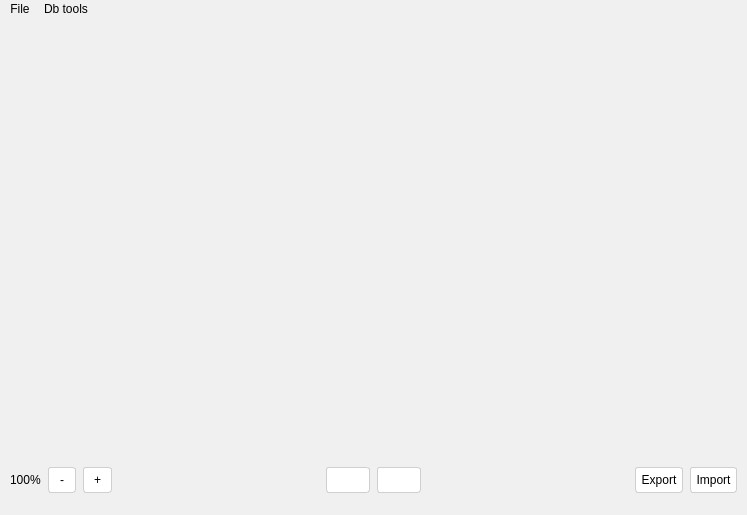
<?xml version="1.0" encoding="UTF-8"?>
<ui version="4.0">
 <class>MainWindow</class>
 <widget class="QMainWindow" name="MainWindow">
  <property name="geometry">
   <rect>
    <x>0</x>
    <y>0</y>
    <width>747</width>
    <height>515</height>
   </rect>
  </property>
  <property name="windowTitle">
   <string>Diary App</string>
  </property>
  <property name="styleSheet">
   <string notr="true">background: #f0f0f0;</string>
  </property>
  <widget class="QWidget" name="centralwidget">
   <property name="styleSheet">
    <string notr="true">background: #f0f0f0;</string>
   </property>
   <layout class="QVBoxLayout" name="verticalLayout_2">
    <property name="leftMargin">
     <number>0</number>
    </property>
    <property name="topMargin">
     <number>0</number>
    </property>
    <property name="rightMargin">
     <number>0</number>
    </property>
    <property name="bottomMargin">
     <number>0</number>
    </property>
    <item>
     <widget class="QScrollArea" name="scrollArea">
      <property name="styleSheet">
       <string notr="true">background: #f0f0f0;
border: 1px solid #f0f0f0;</string>
      </property>
      <property name="widgetResizable">
       <bool>true</bool>
      </property>
      <widget class="QWidget" name="scrollAreaWidgetContents">
       <property name="geometry">
        <rect>
         <x>0</x>
         <y>0</y>
         <width>745</width>
         <height>421</height>
        </rect>
       </property>
       <layout class="QGridLayout" name="gridLayout">
        <property name="topMargin">
         <number>0</number>
        </property>
        <item row="0" column="0">
         <widget class="QWidget" name="widgetMain" native="true">
          <property name="styleSheet">
           <string notr="true">#widgetMain{
border: 2px solid #f0f0f0;
background: #f0f0f0;
}</string>
          </property>
         </widget>
        </item>
        <item row="1" column="0">
         <spacer name="verticalSpacer">
          <property name="orientation">
           <enum>Qt::Vertical</enum>
          </property>
          <property name="sizeType">
           <enum>QSizePolicy::Fixed</enum>
          </property>
          <property name="sizeHint" stdset="0">
           <size>
            <width>20</width>
            <height>20</height>
           </size>
          </property>
         </spacer>
        </item>
       </layout>
      </widget>
     </widget>
    </item>
    <item>
     <layout class="QHBoxLayout" name="horizontalLayout">
      <property name="spacing">
       <number>7</number>
      </property>
      <item>
       <spacer name="horizontalSpacer_3">
        <property name="orientation">
         <enum>Qt::Horizontal</enum>
        </property>
        <property name="sizeType">
         <enum>QSizePolicy::Fixed</enum>
        </property>
        <property name="sizeHint" stdset="0">
         <size>
          <width>10</width>
          <height>20</height>
         </size>
        </property>
       </spacer>
      </item>
      <item>
       <widget class="QLabel" name="percent_lab">
        <property name="sizePolicy">
         <sizepolicy hsizetype="Minimum" vsizetype="Fixed">
          <horstretch>0</horstretch>
          <verstretch>0</verstretch>
         </sizepolicy>
        </property>
        <property name="text">
         <string>100%</string>
        </property>
       </widget>
      </item>
      <item>
       <widget class="QPushButton" name="pushButton_4">
        <property name="maximumSize">
         <size>
          <width>30</width>
          <height>30</height>
         </size>
        </property>
        <property name="cursor">
         <cursorShape>PointingHandCursor</cursorShape>
        </property>
        <property name="styleSheet">
         <string notr="true">QPushButton{
background-color: white; 
border-radius: 3px; 
border: 1px solid  rgb(209, 207, 203);
padding-left: 11px;
padding-right: 11px;
padding-top: 5px;
padding-bottom: 5px;
}

:hover{background: #dedcd7;}</string>
        </property>
        <property name="text">
         <string>-</string>
        </property>
       </widget>
      </item>
      <item>
       <widget class="QPushButton" name="pushButton_5">
        <property name="maximumSize">
         <size>
          <width>30</width>
          <height>30</height>
         </size>
        </property>
        <property name="cursor">
         <cursorShape>PointingHandCursor</cursorShape>
        </property>
        <property name="styleSheet">
         <string notr="true">QPushButton{
background-color: white; 
border-radius: 3px; 
border: 1px solid  rgb(209, 207, 203);
padding-left: 10px;
padding-right: 10px;
padding-top: 5px;
padding-bottom: 5px;
}

:hover{background: #dedcd7;}</string>
        </property>
        <property name="text">
         <string>+</string>
        </property>
       </widget>
      </item>
      <item>
       <spacer name="horizontalSpacer">
        <property name="orientation">
         <enum>Qt::Horizontal</enum>
        </property>
        <property name="sizeHint" stdset="0">
         <size>
          <width>40</width>
          <height>20</height>
         </size>
        </property>
       </spacer>
      </item>
      <item>
       <widget class="QPushButton" name="pushButton_2">
        <property name="cursor">
         <cursorShape>PointingHandCursor</cursorShape>
        </property>
        <property name="styleSheet">
         <string notr="true">QPushButton{
background-color: white; 
border-radius: 3px; 
border: 1px solid  rgb(209, 207, 203);
padding-left: 5px;
padding-right: 5px;
padding-top: 5px;
padding-bottom: 5px;
}

:hover{background: #dedcd7;}</string>
        </property>
        <property name="text">
         <string/>
        </property>
        <property name="icon">
         <iconset resource="icons.qrc">
          <normaloff>:/my/ic/left.png</normaloff>:/my/ic/left.png</iconset>
        </property>
       </widget>
      </item>
      <item>
       <widget class="QPushButton" name="pushButton">
        <property name="cursor">
         <cursorShape>PointingHandCursor</cursorShape>
        </property>
        <property name="styleSheet">
         <string notr="true">QPushButton{
background-color: white; 
border-radius: 3px; 
border: 1px solid  rgb(209, 207, 203);
padding-left: 5px;
padding-right: 5px;
padding-top: 5px;
padding-bottom: 5px;
}

:hover{background: #dedcd7;}</string>
        </property>
        <property name="text">
         <string/>
        </property>
        <property name="icon">
         <iconset resource="icons.qrc">
          <normaloff>:/my/ic/right.png</normaloff>:/my/ic/right.png</iconset>
        </property>
       </widget>
      </item>
      <item>
       <spacer name="horizontalSpacer_2">
        <property name="orientation">
         <enum>Qt::Horizontal</enum>
        </property>
        <property name="sizeHint" stdset="0">
         <size>
          <width>40</width>
          <height>20</height>
         </size>
        </property>
       </spacer>
      </item>
      <item>
       <widget class="QPushButton" name="pushButton_6">
        <property name="cursor">
         <cursorShape>PointingHandCursor</cursorShape>
        </property>
        <property name="styleSheet">
         <string notr="true">QPushButton{
background-color: white; 
border-radius: 3px; 
border: 1px solid  rgb(209, 207, 203);
padding-left: 5px;
padding-right: 5px;
padding-top: 5px;
padding-bottom: 5px;
}

:hover{background: #dedcd7;}</string>
        </property>
        <property name="text">
         <string>Export</string>
        </property>
       </widget>
      </item>
      <item>
       <widget class="QPushButton" name="pushButton_7">
        <property name="cursor">
         <cursorShape>PointingHandCursor</cursorShape>
        </property>
        <property name="styleSheet">
         <string notr="true">QPushButton{
background-color: white; 
border-radius: 3px; 
border: 1px solid  rgb(209, 207, 203);
padding-left: 5px;
padding-right: 5px;
padding-top: 5px;
padding-bottom: 5px;
}

:hover{background: #dedcd7;}</string>
        </property>
        <property name="text">
         <string>Import</string>
        </property>
       </widget>
      </item>
      <item>
       <spacer name="horizontalSpacer_4">
        <property name="orientation">
         <enum>Qt::Horizontal</enum>
        </property>
        <property name="sizeType">
         <enum>QSizePolicy::Fixed</enum>
        </property>
        <property name="sizeHint" stdset="0">
         <size>
          <width>10</width>
          <height>20</height>
         </size>
        </property>
       </spacer>
      </item>
     </layout>
    </item>
   </layout>
  </widget>
  <widget class="QStatusBar" name="statusbar"/>
  <widget class="QMenuBar" name="menuBar">
   <property name="geometry">
    <rect>
     <x>0</x>
     <y>0</y>
     <width>747</width>
     <height>26</height>
    </rect>
   </property>
   <property name="styleSheet">
    <string notr="true">QMenu::item{ color: black; }</string>
   </property>
   <widget class="QMenu" name="menuFile">
    <property name="styleSheet">
     <string notr="true"/>
    </property>
    <property name="title">
     <string>File</string>
    </property>
    <addaction name="actionSave_As"/>
    <addaction name="actionImport"/>
   </widget>
   <widget class="QMenu" name="menuDb_tools">
    <property name="styleSheet">
     <string notr="true"/>
    </property>
    <property name="title">
     <string>Db tools</string>
    </property>
    <addaction name="actionClear_Db"/>
   </widget>
   <addaction name="menuFile"/>
   <addaction name="menuDb_tools"/>
  </widget>
  <action name="actionSave_As">
   <property name="text">
    <string>Save As</string>
   </property>
  </action>
  <action name="actionImport">
   <property name="text">
    <string>Import options</string>
   </property>
  </action>
  <action name="actionClear_Db">
   <property name="text">
    <string>Clear Db</string>
   </property>
  </action>
 </widget>
 <resources>
  <include location="icons.qrc"/>
 </resources>
 <connections/>
</ui>
